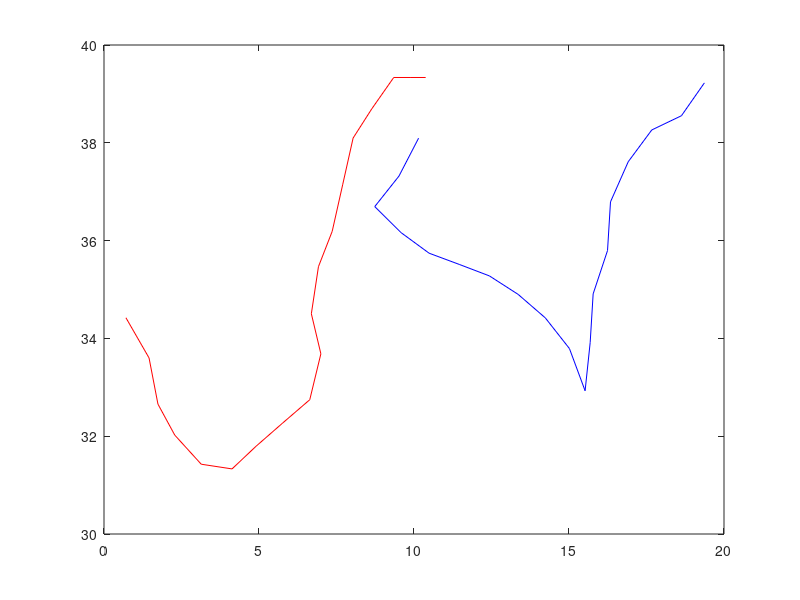

Source code (MATLAB): (Note: this script raises an error after producing the figure.)
%% This script creates a person that moves in a random direction and we can test the algorithm

walkerY = randi([1 40],1);
robotY = randi([1 40],1);
walkerPos = [0, walkerY];
robotPos = [20, robotY];
xLimits = [0, 40];
yLimits = [0, 40];
histWalkerPos = [];
histRobotPos = [];
step = 0.5;
walkerSpeed = 1;
robotSpeed = 1;
proximity = 2;

n = 1000;
xDir = 1;
yDir = 0;
for i=1:n
    % Compute random x direction and adjust position
    xNum = randi([1 3],1);
    if xNum == 1
        xDir = xDir + step;
    elseif xNum == 2
        xDir = xDir - step;
    end
    
    % Compute random y direction and adjust position
    yNum = randi([1 3],1);
    if yNum == 1
        yDir = yDir + step;
    elseif yNum == 2
        yDir = yDir - step;
    end
    xDir = xDir / sqrt(xDir^2 + yDir^2);
    yDir = yDir / sqrt(xDir^2 + yDir^2);
    if isnan(xDir) == 1
        xDir = 0;
    end
    if isnan(yDir) == 1
        yDir = 0;
    end
        % Update position if in bounds
    if (xLimits(1) <= walkerPos(1) + xDir && walkerPos(1) + xDir <= xLimits(2))
        walkerPos(1) = walkerPos(1) + walkerSpeed*xDir;
    end
    if (yLimits(1) <= walkerPos(2) + yDir && walkerPos(2) + yDir <= yLimits(2))
        % Only update the position when it keeps the agent in bounds
        walkerPos(2) = walkerPos(2) + walkerSpeed*yDir;
    end
    walkerDirection = [xDir, yDir];
    
    histWalkerPos = [histWalkerPos;walkerPos];
    
    % PURSUIT TIME
    if i < 7
        robotDirection(1) = walkerDirection(2);
        robotDirection(2) = walkerDirection(1);
        if abs(robotPos(1) - walkerPos(1) + robotDirection(1)) > abs(robotPos(1) - walkerPos(1) - robotDirection(1))
            robotDirection(1) = -robotDirection(1);
        end
        if abs(robotPos(2) - walkerPos(2) + robotDirection(2)) > abs(robotPos(2) - walkerPos(2) - robotDirection(2))
            robotDirection(2) = -robotDirection(2);
        end
    else
        % Calculate the historical velocity for more accuracy
        robotDirection(2) = (histWalkerPos(i,1)-histWalkerPos(i-5,1));
        robotDirection(1) = (histWalkerPos(i,2)-histWalkerPos(i-5,2));
        if abs(robotPos(1) - walkerPos(1) + robotDirection(1)) > abs(robotPos(1) - walkerPos(1) - robotDirection(1))
            robotDirection(1) = -robotDirection(1);
        end
        if abs(robotPos(2) - walkerPos(2) + robotDirection(2)) > abs(robotPos(2) - walkerPos(2) - robotDirection(2))
            robotDirection(2) = -robotDirection(2);
        end
    end
    robotXVect = robotDirection(1)*robotSpeed/sqrt(robotDirection(1)^2 + robotDirection(2)^2);
    robotYVect = robotDirection(2)*robotSpeed/sqrt(robotDirection(1)^2 + robotDirection(2)^2);
    if (xLimits(1) <= robotPos(1) + robotXVect && robotPos(1) + robotXVect <= xLimits(2))
        robotPos(1) = robotPos(1) + robotXVect;
    end
    if (yLimits(1) <= robotPos(2) + robotYVect && robotPos(2) + robotYVect <= yLimits(2));
        robotPos(2) = robotPos(2) + robotYVect;
    end
    robotVect = [robotXVect, robotYVect];
    
    histRobotPos = [histRobotPos;robotPos];
    
    RtoWDistance = sqrt((robotPos(1)-walkerPos(1))^2+(robotPos(2)-walkerPos(2))^2);
    fprintf('%i\n',i)
    if RtoWDistance <= proximity
        n = i;
        fprintf('Robot wins\n')
        break
    end
    
    if walkerPos(1) >= 39
        fprintf('Walker wins\n')
        break
    end
    
end
figure

plot(histWalkerPos(:,1), histWalkerPos(:,2),'r',histRobotPos(:,1), histRobotPos(:,2),'b')
animatedline(histWalkerPos(:,1), histWalkerPos(:,2))
xLinspace = linspace(xLimits(1), xLimits(2));
yLinspace = linspace(yLimits(1), yLimits(2));
xlim(xLimits)
ylim(yLimits)
